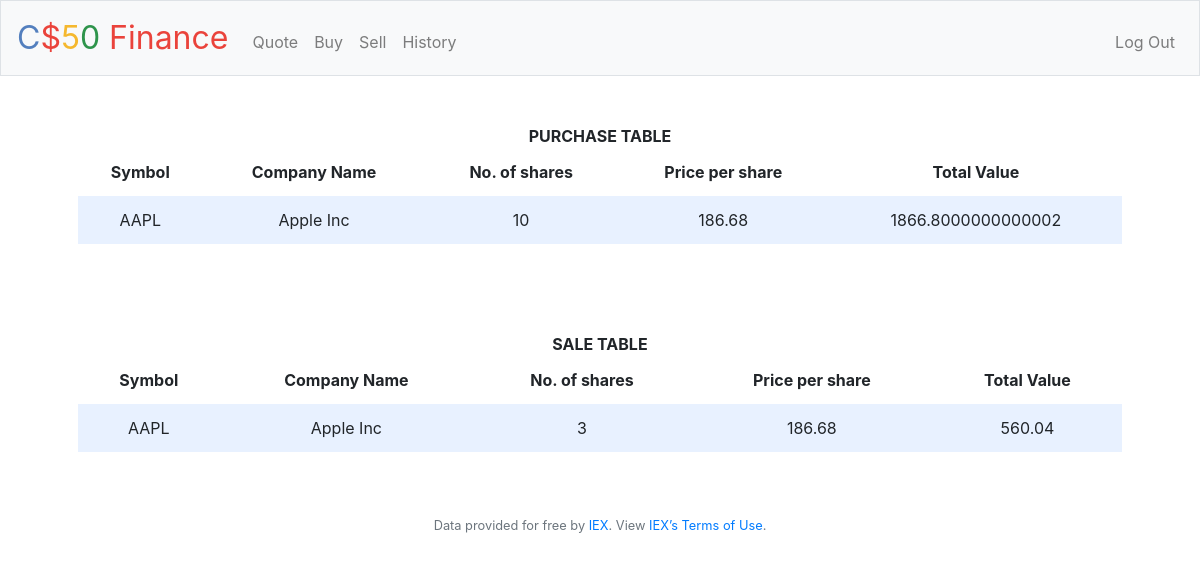
The app's page /history (signed in) with its own data.
### tables this page shows
CREATE TABLE buy
(
    id INT NOT NULL,
    company_name VARCHAR(500),
    symbol VARCHAR(20),
    no_of_shares INT,
    price_per_share NUMERIC NOT NULL,
    total_price NUMERIC NOT NULL,
    FOREIGN KEY (id) REFERENCES users(id)
);

CREATE TABLE sell
(
    id INT NOT NULL,
    company_name VARCHAR(500),
    symbol VARCHAR(20),
    no_of_shares INT,
    price_per_share NUMERIC NOT NULL,
    total_price NUMERIC NOT NULL,
    FOREIGN KEY (id) REFERENCES users(id)
);

### application.py (the view)
@app.route("/history")
@login_required
def history():
    session_id = session["user_id"]
    sell = db.execute("SELECT * FROM sell WHERE id = ?", session_id)
    buy = db.execute("SELECT * FROM buy WHERE id = ?", session_id)
    return render_template("history.html", sell=sell,buy=buy)

### application.py (called while the page is built)
@app.after_request
def after_request(response):
    response.headers["Cache-Control"] = "no-cache, no-store, must-revalidate"
    response.headers["Expires"] = 0
    response.headers["Pragma"] = "no-cache"
    return response

### helpers.py (called while the page is built)
def login_required(f):
    @wraps(f)
    def decorated_function(*args, **kwargs):
        if session.get("user_id") is None:
            return redirect("/login")
        return f(*args, **kwargs)
    return decorated_function

### templates/history.html (shortened to what this page needs)
{% extends "layout.html" %}
{% block main %}
<div>
    <table>
        <strong>PURCHASE TABLE</strong>
        <thead>
            <tr>
            <td><strong>Symbol</strong></td>
            <td><strong>Company Name</strong></td>
            <td><strong>No. of shares</strong></td>
            <td><strong>Price per share</strong></td>
            <td><strong>Total Value</strong></td>
            </tr>
        </thead>
        <tbody>
            {% for dicts in buy %}
                <tr>
                    <td>{{ dicts.symbol }}</td>
                    <td>{{ dicts.company_name }}</td>
                    <td>{{ dicts.no_of_shares }}</td>
                    <td>{{ dicts.price_per_share }}</td>
                    <td>{{ dicts.total_price }}</td>
                </tr>
            {% endfor %}
        </tbody>
    </table>
</div>
<br><br><br>
<div>
    <table>
        <strong>SALE TABLE</strong>
        <thead>
            <tr>
            <td><strong>Symbol</strong></td>
            <td><strong>Company Name</strong></td>
            <td><strong>No. of shares</strong></td>
            <td><strong>Price per share</strong></td>
            <td><strong>Total Value</strong></td>
            </tr>
        </thead>
        <tbody>
            {% for dicts in sell %}
                <tr>
                    <td>{{ dicts.symbol }}</td>
                    <td>{{ dicts.company_name }}</td>
                    <td>{{ dicts.no_of_shares }}</td>
                    <td>{{ dicts.price_per_share }}</td>
                    <td>{{ dicts.total_price }}</td>
                </tr>
            {% endfor %}
        </tbody>
    </table>
</div>
{% endblock %}

### static/styles.css (style rules this page uses)
table { background-color: transparent; margin-bottom: 1rem; width: 100%; }
table th,table td { padding: 0.75rem; vertical-align: middle; }
tbody tr:nth-of-type(odd) { background-color: rgb(179, 208, 255, 0.3) }

### records on screen
buy: symbol "AAPL", company_name "Apple Inc", no_of_shares "10", price_per_share "186.68", total_price "1866.8000000000002"
sell: symbol "AAPL", company_name "Apple Inc", no_of_shares "3", price_per_share "186.68", total_price "560.04"
